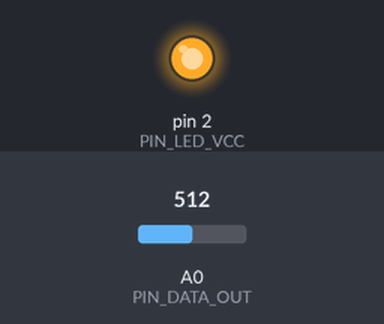
A sketch run on a simulated Arduino Uno, built with avr-gcc and run on an emulated ATmega328P. Shown: output pins drawn as LEDs (lit = HIGH). The test bench sets the inputs (shaded band); at power-on: A0 (PIN_DATA_OUT) = 512. What the sketch prints to the serial monitor is not drawn.

Above: at 1.8 s.
1.9 s: A0 (PIN_DATA_OUT) set to 716
4.5 s: A0 (PIN_DATA_OUT) set to 306
Timing chart, 0 to 7.5 s (numbered marks = the images above; inputs shaded):
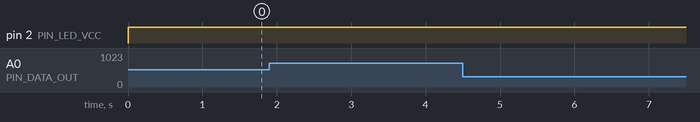

The sketch:

sharp-dust-sensor-2.ino
```cpp
#define PIN_DATA_OUT A0              //Connect the IO port of the GP2 sensor analog A0 output
#define PIN_LED_VCC 2                    //The pin in the GP2 sensor that supplies power to the internal Led
const int DELAY_BEFORE_SAMPLING = 280; //Waiting time before sampling
const int DELAY_AFTER_SAMPLING = 40;     //Wait time after sampling
const int DELAY_LED_OFF = 9680;                //Intervals

/**
 * Read the GP2 sensor output voltage
*/
double getOutputV() {
  digitalWrite(PIN_LED_VCC, LOW);
  delayMicroseconds(DELAY_BEFORE_SAMPLING);
  double analogOutput = analogRead(PIN_DATA_OUT);
  delayMicroseconds(DELAY_AFTER_SAMPLING);
  digitalWrite(PIN_LED_VCC, HIGH);
  delayMicroseconds(DELAY_LED_OFF);
  //Arduino analog read value range is 0 ~ 1023, the following conversion is 0 ~ 5v
  double outputV = analogOutput / 1024 * 5;
  return outputV;
}

/**
   Calculate the dust density based on the output voltage
*/
double getDustDensity(double outputV) {
  //Output voltage and dust density conversion formula: ug / m3 = (V - 0.9) / 5 * 1000
  double ugm3 = (outputV - 0.9) / 5 * 1000;
  //Remove the undetected range
  if (ugm3 < 0) {
    ugm3 = 0;
  }
  return ugm3;
}

/**
   Calculate AQI based on dust density
   Environmental air quality index (AQI) technical requirements (Trial)
 */
double getAQI(double ugm3) {
  double aqiL = 0;
  double aqiH = 0;
  double bpL = 0;
  double bpH = 0;
  double aqi = 0;
  //According to the correspondence between pm2.5 and aqi were calculated aqi
  if (ugm3 >= 0 && ugm3 <= 35) {
    aqiL = 0;
    aqiH = 50;
    bpL = 0;
    bpH = 35;
  } else if (ugm3 > 35 && ugm3 <= 75) {
    aqiL = 50;
    aqiH = 100;
    bpL = 35;
    bpH = 75;
  } else if (ugm3 > 75 && ugm3 <= 115) {
    aqiL = 100;
    aqiH = 150;
    bpL = 75;
    bpH = 115;
  } else if (ugm3 > 115 && ugm3 <= 150) {
    aqiL = 150;
    aqiH = 200;
    bpL = 115;
    bpH = 150;
  } else if (ugm3 > 150 && ugm3 <= 250) {
    aqiL = 200;
    aqiH = 300;
    bpL = 150;
    bpH = 250;
  } else if (ugm3 > 250 && ugm3 <= 350) {
    aqiL = 300;
    aqiH = 400;
    bpL = 250;
    bpH = 350;
  } else if (ugm3 > 350) {
    aqiL = 400;
    aqiH = 500;
    bpL = 350;
    bpH = 500;
  }
  //formula: aqi = (aqiH - aqiL) / (bpH - bpL) * (desity - bpL) + aqiL;
  aqi = (aqiH - aqiL) / (bpH - bpL) * (ugm3 - bpL) + aqiL;
  return aqi;
}

/**
   According to aqi access level description
*/
String getGradeInfo(double aqi) {
  String gradeInfo;
  if (aqi >= 0 && aqi <= 50) {
    gradeInfo = String("Perfect");
  } else if (aqi > 50 && aqi <= 100) {
    gradeInfo = String("Good");
  } else if (aqi > 100 && aqi <= 150) {
    gradeInfo = String("Mild polluted");
  } else if (aqi > 150 && aqi <= 200) {
    gradeInfo = String("Medium polluted");
  } else if (aqi > 200 && aqi <= 300) {
    gradeInfo = String("Heavily polluted");
  } else if (aqi > 300 && aqi <= 500) {
    gradeInfo = String("Severely polluted");
  } else {
    gradeInfo = String("Broken roof!!!");
  }
  return gradeInfo;
}

void setup() {
  Serial.begin(115200);
  pinMode(PIN_DATA_OUT, INPUT); //Defined as input (ADC reads 1analog)
  pinMode(PIN_LED_VCC, OUTPUT); //Defined as output
}

void loop() {
  double outputV = getOutputV();                //Sampling Get the output voltage
  double ugm3 = getDustDensity(outputV); //Calculate the dust concentration
  double aqi = getAQI(ugm3);                       //Calculate aqi
  String gradeInfo = getGradeInfo(aqi);        //Calculate the level

  //Print to the serial port
  Serial.println(String("outputV=") + outputV + "\tug/m3=" + ugm3 + "\tAQI=" + aqi + "\tgradeInfo=" + gradeInfo);

  //The next detection is performed every 1 second
  delay(1000);
}
```
